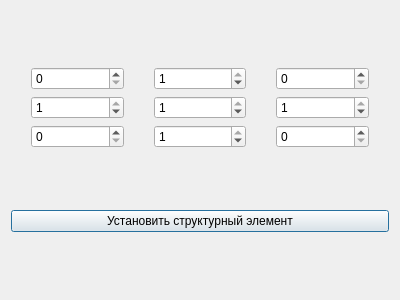
<?xml version="1.0" encoding="UTF-8"?>
<ui version="4.0">
 <class>StructElem</class>
 <widget class="QDialog" name="StructElem">
  <property name="geometry">
   <rect>
    <x>0</x>
    <y>0</y>
    <width>400</width>
    <height>300</height>
   </rect>
  </property>
  <property name="windowTitle">
   <string>Dialog</string>
  </property>
  <layout class="QVBoxLayout" name="verticalLayout_2">
   <item>
    <layout class="QVBoxLayout" name="verticalLayout">
     <item>
      <layout class="QHBoxLayout" name="horizontalLayout">
       <property name="spacing">
        <number>30</number>
       </property>
       <property name="leftMargin">
        <number>20</number>
       </property>
       <property name="rightMargin">
        <number>20</number>
       </property>
       <item>
        <widget class="QSpinBox" name="spinBox00">
         <property name="maximum">
          <number>1</number>
         </property>
        </widget>
       </item>
       <item>
        <widget class="QSpinBox" name="spinBox01">
         <property name="maximum">
          <number>1</number>
         </property>
         <property name="value">
          <number>1</number>
         </property>
        </widget>
       </item>
       <item>
        <widget class="QSpinBox" name="spinBox02">
         <property name="maximum">
          <number>1</number>
         </property>
        </widget>
       </item>
      </layout>
     </item>
     <item>
      <layout class="QHBoxLayout" name="horizontalLayout_2">
       <property name="spacing">
        <number>30</number>
       </property>
       <property name="leftMargin">
        <number>20</number>
       </property>
       <property name="rightMargin">
        <number>20</number>
       </property>
       <item>
        <widget class="QSpinBox" name="spinBox10">
         <property name="maximum">
          <number>1</number>
         </property>
         <property name="value">
          <number>1</number>
         </property>
        </widget>
       </item>
       <item>
        <widget class="QSpinBox" name="spinBox11">
         <property name="maximum">
          <number>1</number>
         </property>
         <property name="value">
          <number>1</number>
         </property>
        </widget>
       </item>
       <item>
        <widget class="QSpinBox" name="spinBox12">
         <property name="maximum">
          <number>1</number>
         </property>
         <property name="value">
          <number>1</number>
         </property>
        </widget>
       </item>
      </layout>
     </item>
     <item>
      <layout class="QHBoxLayout" name="horizontalLayout_5">
       <property name="spacing">
        <number>30</number>
       </property>
       <property name="leftMargin">
        <number>20</number>
       </property>
       <property name="rightMargin">
        <number>20</number>
       </property>
       <item>
        <widget class="QSpinBox" name="spinBox20">
         <property name="maximum">
          <number>1</number>
         </property>
        </widget>
       </item>
       <item>
        <widget class="QSpinBox" name="spinBox21">
         <property name="maximum">
          <number>1</number>
         </property>
         <property name="value">
          <number>1</number>
         </property>
        </widget>
       </item>
       <item>
        <widget class="QSpinBox" name="spinBox22">
         <property name="maximum">
          <number>1</number>
         </property>
        </widget>
       </item>
      </layout>
     </item>
    </layout>
   </item>
   <item>
    <widget class="QPushButton" name="ButtonSave">
     <property name="text">
      <string>Установить структурный элемент</string>
     </property>
    </widget>
   </item>
  </layout>
 </widget>
 <resources/>
 <connections>
  <connection>
   <sender>ButtonSave</sender>
   <signal>clicked()</signal>
   <receiver>StructElem</receiver>
   <slot>accept()</slot>
   <hints>
    <hint type="sourcelabel">
     <x>161</x>
     <y>287</y>
    </hint>
    <hint type="destinationlabel">
     <x>140</x>
     <y>8</y>
    </hint>
   </hints>
  </connection>
 </connections>
</ui>
